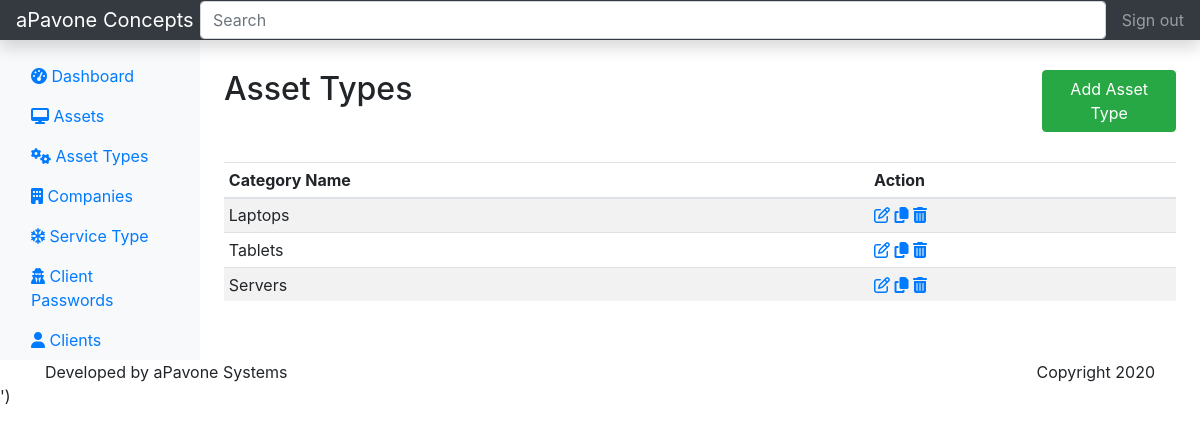
/asset-type, run on an earlier commit of the app's database.
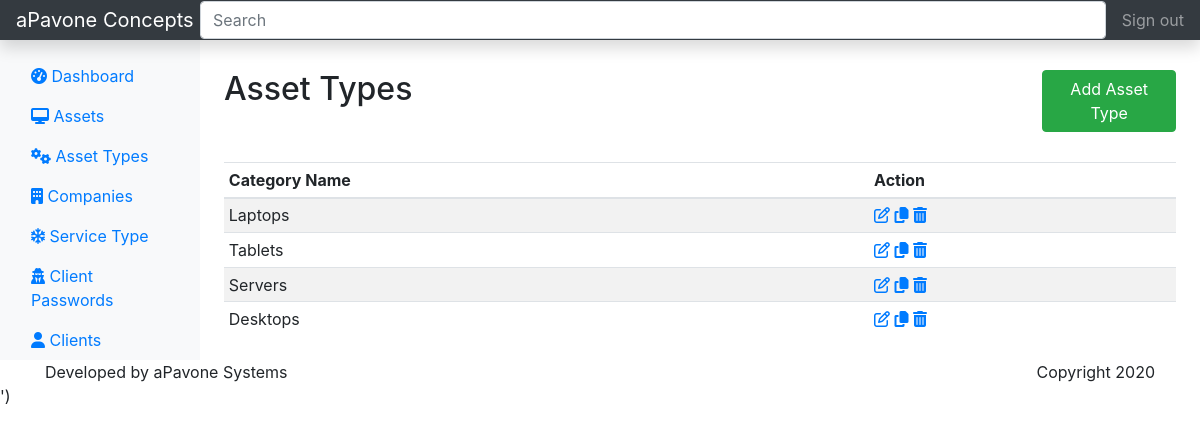
And on a later commit of the database.
### register/models.py (models this page shows, shortened)
class AssetType(models.Model):
    name = models.CharField(max_length=90, unique=True)

### register/views.py (the view)
# urls.py: path('asset-type', views.asset_type, name="asset_type"),
def asset_type(request):
    types = AssetType.objects.all()
    return render(request, "register/assettype/index.html", {'types': types})

### register/templates/register/assettype/index.html
{% extends 'register/pages/layout.html' %}
{% block content %}
<div class="row" style="margin-top: 30px; margin-bottom: 30px;">
    <div class="col-10">
        <h2>Asset Types</h2>
    </div>
    <div class="col-2">
        <a href="{% url 'add_asset_type' %}" class="btn btn-success right"> Add Asset Type</a>
    </div>
</div>
          <div class="table-responsive">
            <table class="table table-striped table-sm">
              <thead>
                <tr>
                  <th>Category Name</th>
                    <th>Action</th>
                </tr>
              </thead>
              <tbody>
              {% for type in types %}
              <tr>
                  <td> {{ type.name }} </td>
                  <td>
                      <a href="{% url 'edit_asset_type' type.id %}"><i class="fa fa-edit" aria-hidden="true"></i></a>
                      <a href=""><i class="fa fa-copy" aria-hidden="true"></i></a>
                      <a href="{% url 'delete_asset_type' type.id %}"><i class="fa fa-trash" aria-hidden="true"></i></a>
                  </td>
                </tr>
                {% endfor %}
              </tbody>
            </table>
          </div>
{% endblock %}

What changed in the data, as far as the page shows it:
added AssetType: name "Desktops"
